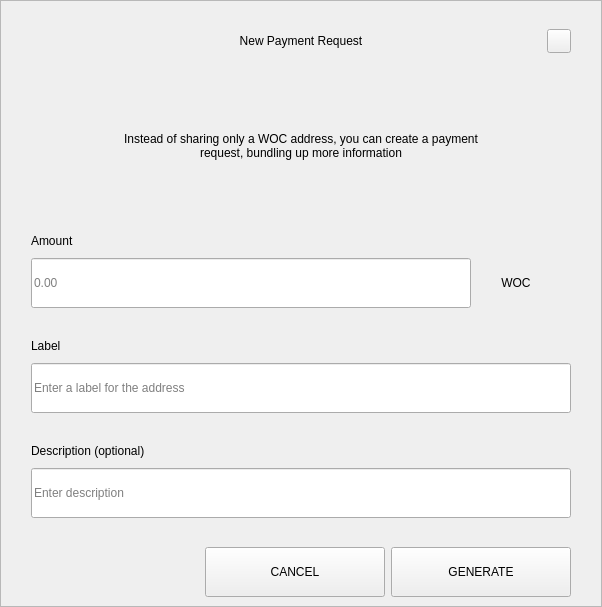
<?xml version="1.0" encoding="UTF-8"?>
<ui version="4.0">
 <class>RequestDialog</class>
 <widget class="QDialog" name="RequestDialog">
  <property name="geometry">
   <rect>
    <x>0</x>
    <y>0</y>
    <width>602</width>
    <height>607</height>
   </rect>
  </property>
  <property name="windowTitle">
   <string>Dialog</string>
  </property>
  <layout class="QVBoxLayout" name="verticalLayout_5">
   <property name="spacing">
    <number>0</number>
   </property>
   <property name="leftMargin">
    <number>0</number>
   </property>
   <property name="topMargin">
    <number>0</number>
   </property>
   <property name="rightMargin">
    <number>0</number>
   </property>
   <property name="bottomMargin">
    <number>0</number>
   </property>
   <item>
    <widget class="QFrame" name="frame">
     <property name="styleSheet">
      <string notr="true"/>
     </property>
     <property name="frameShape">
      <enum>QFrame::StyledPanel</enum>
     </property>
     <property name="frameShadow">
      <enum>QFrame::Raised</enum>
     </property>
     <layout class="QVBoxLayout" name="verticalLayout_4" stretch="1,0,0">
      <property name="spacing">
       <number>0</number>
      </property>
      <property name="leftMargin">
       <number>30</number>
      </property>
      <property name="topMargin">
       <number>20</number>
      </property>
      <property name="rightMargin">
       <number>30</number>
      </property>
      <property name="bottomMargin">
       <number>0</number>
      </property>
      <item>
       <layout class="QHBoxLayout" name="horizontalLayout_3">
        <property name="spacing">
         <number>0</number>
        </property>
        <item>
         <spacer name="horizontalSpacer_21">
          <property name="orientation">
           <enum>Qt::Horizontal</enum>
          </property>
          <property name="sizeHint" stdset="0">
           <size>
            <width>40</width>
            <height>20</height>
           </size>
          </property>
         </spacer>
        </item>
        <item>
         <widget class="QLabel" name="labelTitle">
          <property name="minimumSize">
           <size>
            <width>0</width>
            <height>40</height>
           </size>
          </property>
          <property name="maximumSize">
           <size>
            <width>16777215</width>
            <height>40</height>
           </size>
          </property>
          <property name="styleSheet">
           <string notr="true">padding-left:24px;</string>
          </property>
          <property name="text">
           <string>New Payment Request</string>
          </property>
          <property name="alignment">
           <set>Qt::AlignCenter</set>
          </property>
          <property name="margin">
           <number>7</number>
          </property>
         </widget>
        </item>
        <item>
         <spacer name="horizontalSpacer">
          <property name="orientation">
           <enum>Qt::Horizontal</enum>
          </property>
          <property name="sizeHint" stdset="0">
           <size>
            <width>40</width>
            <height>20</height>
           </size>
          </property>
         </spacer>
        </item>
        <item>
         <widget class="QPushButton" name="btnEsc">
          <property name="minimumSize">
           <size>
            <width>24</width>
            <height>24</height>
           </size>
          </property>
          <property name="maximumSize">
           <size>
            <width>24</width>
            <height>24</height>
           </size>
          </property>
          <property name="focusPolicy">
           <enum>Qt::NoFocus</enum>
          </property>
          <property name="text">
           <string/>
          </property>
         </widget>
        </item>
       </layout>
      </item>
      <item>
       <widget class="QStackedWidget" name="stack">
        <property name="minimumSize">
         <size>
          <width>540</width>
          <height>0</height>
         </size>
        </property>
        <property name="maximumSize">
         <size>
          <width>540</width>
          <height>16777215</height>
         </size>
        </property>
        <property name="currentIndex">
         <number>0</number>
        </property>
        <widget class="QWidget" name="page_1">
         <property name="minimumSize">
          <size>
           <width>540</width>
           <height>0</height>
          </size>
         </property>
         <property name="maximumSize">
          <size>
           <width>540</width>
           <height>16777215</height>
          </size>
         </property>
         <layout class="QVBoxLayout" name="layout1">
          <property name="spacing">
           <number>0</number>
          </property>
          <property name="leftMargin">
           <number>0</number>
          </property>
          <property name="topMargin">
           <number>0</number>
          </property>
          <property name="rightMargin">
           <number>0</number>
          </property>
          <property name="bottomMargin">
           <number>0</number>
          </property>
          <item>
           <spacer name="verticalSpacer_21">
            <property name="orientation">
             <enum>Qt::Vertical</enum>
            </property>
            <property name="sizeType">
             <enum>QSizePolicy::Fixed</enum>
            </property>
            <property name="sizeHint" stdset="0">
             <size>
              <width>20</width>
              <height>30</height>
             </size>
            </property>
           </spacer>
          </item>
          <item alignment="Qt::AlignHCenter">
           <widget class="QLabel" name="labelMessage">
            <property name="minimumSize">
             <size>
              <width>400</width>
              <height>50</height>
             </size>
            </property>
            <property name="text">
             <string>Instead of sharing only a WOC address, you can create a payment request, bundling up more information</string>
            </property>
            <property name="alignment">
             <set>Qt::AlignCenter</set>
            </property>
            <property name="wordWrap">
             <bool>true</bool>
            </property>
           </widget>
          </item>
          <item alignment="Qt::AlignBottom">
           <widget class="QWidget" name="containerAmount" native="true">
            <layout class="QVBoxLayout" name="verticalLayout">
             <property name="spacing">
              <number>9</number>
             </property>
             <property name="leftMargin">
              <number>0</number>
             </property>
             <property name="topMargin">
              <number>0</number>
             </property>
             <property name="rightMargin">
              <number>0</number>
             </property>
             <property name="bottomMargin">
              <number>0</number>
             </property>
             <item>
              <widget class="QLabel" name="labelSubtitleAmount">
               <property name="minimumSize">
                <size>
                 <width>350</width>
                 <height>16</height>
                </size>
               </property>
               <property name="maximumSize">
                <size>
                 <width>16777215</width>
                 <height>16</height>
                </size>
               </property>
               <property name="text">
                <string>Amount</string>
               </property>
              </widget>
             </item>
             <item alignment="Qt::AlignTop">
              <widget class="QWidget" name="layoutAmount" native="true">
               <layout class="QHBoxLayout" name="horizontalLayout" stretch="2,0">
                <property name="spacing">
                 <number>0</number>
                </property>
                <property name="leftMargin">
                 <number>0</number>
                </property>
                <property name="topMargin">
                 <number>0</number>
                </property>
                <property name="rightMargin">
                 <number>0</number>
                </property>
                <property name="bottomMargin">
                 <number>0</number>
                </property>
                <item>
                 <widget class="QLineEdit" name="lineEditAmount">
                  <property name="minimumSize">
                   <size>
                    <width>0</width>
                    <height>50</height>
                   </size>
                  </property>
                  <property name="maximumSize">
                   <size>
                    <width>16777215</width>
                    <height>50</height>
                   </size>
                  </property>
                  <property name="placeholderText">
                   <string notr="true">0.00</string>
                  </property>
                 </widget>
                </item>
                <item>
                 <widget class="QWidget" name="comboContainer" native="true">
                  <property name="minimumSize">
                   <size>
                    <width>100</width>
                    <height>50</height>
                   </size>
                  </property>
                  <property name="maximumSize">
                   <size>
                    <width>16777215</width>
                    <height>50</height>
                   </size>
                  </property>
                  <layout class="QHBoxLayout" name="horizontalLayout_31">
                   <property name="spacing">
                    <number>0</number>
                   </property>
                   <property name="leftMargin">
                    <number>0</number>
                   </property>
                   <property name="topMargin">
                    <number>0</number>
                   </property>
                   <property name="rightMargin">
                    <number>10</number>
                   </property>
                   <property name="bottomMargin">
                    <number>0</number>
                   </property>
                   <item>
                    <widget class="QLabel" name="comboBoxCoin">
                     <property name="text">
                      <string>WOC</string>
                     </property>
                     <property name="alignment">
                      <set>Qt::AlignCenter</set>
                     </property>
                    </widget>
                   </item>
                  </layout>
                 </widget>
                </item>
               </layout>
              </widget>
             </item>
            </layout>
           </widget>
          </item>
          <item>
           <spacer name="verticalSpacer_31">
            <property name="orientation">
             <enum>Qt::Vertical</enum>
            </property>
            <property name="sizeType">
             <enum>QSizePolicy::Fixed</enum>
            </property>
            <property name="sizeHint" stdset="0">
             <size>
              <width>20</width>
              <height>30</height>
             </size>
            </property>
           </spacer>
          </item>
          <item>
           <layout class="QVBoxLayout" name="verticalLayoutLabel">
            <property name="spacing">
             <number>9</number>
            </property>
            <item>
             <widget class="QLabel" name="labelSubtitleLabel">
              <property name="minimumSize">
               <size>
                <width>0</width>
                <height>16</height>
               </size>
              </property>
              <property name="maximumSize">
               <size>
                <width>16777215</width>
                <height>16</height>
               </size>
              </property>
              <property name="text">
               <string>Label</string>
              </property>
             </widget>
            </item>
            <item>
             <widget class="QLineEdit" name="lineEditLabel">
              <property name="minimumSize">
               <size>
                <width>0</width>
                <height>50</height>
               </size>
              </property>
              <property name="maximumSize">
               <size>
                <width>16777215</width>
                <height>50</height>
               </size>
              </property>
              <property name="placeholderText">
               <string>Enter a label for the address</string>
              </property>
             </widget>
            </item>
           </layout>
          </item>
          <item>
           <spacer name="verticalSpacer_34">
            <property name="orientation">
             <enum>Qt::Vertical</enum>
            </property>
            <property name="sizeType">
             <enum>QSizePolicy::Fixed</enum>
            </property>
            <property name="sizeHint" stdset="0">
             <size>
              <width>20</width>
              <height>30</height>
             </size>
            </property>
           </spacer>
          </item>
          <item>
           <layout class="QVBoxLayout" name="verticalLayoutDescription">
            <property name="spacing">
             <number>9</number>
            </property>
            <item>
             <widget class="QLabel" name="labelSubtitleDescription">
              <property name="minimumSize">
               <size>
                <width>0</width>
                <height>16</height>
               </size>
              </property>
              <property name="maximumSize">
               <size>
                <width>16777215</width>
                <height>16</height>
               </size>
              </property>
              <property name="text">
               <string>Description (optional)</string>
              </property>
             </widget>
            </item>
            <item>
             <widget class="QLineEdit" name="lineEditDescription">
              <property name="minimumSize">
               <size>
                <width>0</width>
                <height>50</height>
               </size>
              </property>
              <property name="maximumSize">
               <size>
                <width>16777215</width>
                <height>50</height>
               </size>
              </property>
              <property name="placeholderText">
               <string>Enter description</string>
              </property>
             </widget>
            </item>
            <item>
             <spacer name="verticalSpacer_4">
              <property name="orientation">
               <enum>Qt::Vertical</enum>
              </property>
              <property name="sizeType">
               <enum>QSizePolicy::Fixed</enum>
              </property>
              <property name="sizeHint" stdset="0">
               <size>
                <width>20</width>
                <height>20</height>
               </size>
              </property>
             </spacer>
            </item>
           </layout>
          </item>
         </layout>
        </widget>
        <widget class="QWidget" name="page_2">
         <layout class="QVBoxLayout" name="layout2">
          <item>
           <spacer name="verticalSpacer_5">
            <property name="orientation">
             <enum>Qt::Vertical</enum>
            </property>
            <property name="sizeType">
             <enum>QSizePolicy::Fixed</enum>
            </property>
            <property name="sizeHint" stdset="0">
             <size>
              <width>20</width>
              <height>50</height>
             </size>
            </property>
           </spacer>
          </item>
          <item alignment="Qt::AlignHCenter">
           <widget class="QLabel" name="labelQrImg">
            <property name="minimumSize">
             <size>
              <width>260</width>
              <height>260</height>
             </size>
            </property>
            <property name="maximumSize">
             <size>
              <width>260</width>
              <height>260</height>
             </size>
            </property>
            <property name="text">
             <string/>
            </property>
            <property name="alignment">
             <set>Qt::AlignCenter</set>
            </property>
           </widget>
          </item>
          <item>
           <spacer name="verticalSpacer_2">
            <property name="orientation">
             <enum>Qt::Vertical</enum>
            </property>
            <property name="sizeType">
             <enum>QSizePolicy::Fixed</enum>
            </property>
            <property name="sizeHint" stdset="0">
             <size>
              <width>20</width>
              <height>30</height>
             </size>
            </property>
           </spacer>
          </item>
          <item alignment="Qt::AlignHCenter">
           <widget class="QLabel" name="labelAddress">
            <property name="text">
             <string>D7VFR83SQbiezrW72hjcWJtcfip5krte2Z </string>
            </property>
           </widget>
          </item>
          <item>
           <spacer name="verticalSpacer_32">
            <property name="orientation">
             <enum>Qt::Vertical</enum>
            </property>
            <property name="sizeType">
             <enum>QSizePolicy::Expanding</enum>
            </property>
            <property name="sizeHint" stdset="0">
             <size>
              <width>20</width>
              <height>20</height>
             </size>
            </property>
           </spacer>
          </item>
          <item>
           <layout class="QHBoxLayout" name="horizontal">
            <property name="leftMargin">
             <number>20</number>
            </property>
            <property name="rightMargin">
             <number>20</number>
            </property>
            <property name="bottomMargin">
             <number>20</number>
            </property>
            <item>
             <spacer name="horizontalSpacer_4">
              <property name="orientation">
               <enum>Qt::Horizontal</enum>
              </property>
              <property name="sizeHint" stdset="0">
               <size>
                <width>40</width>
                <height>20</height>
               </size>
              </property>
             </spacer>
            </item>
            <item>
             <widget class="QPushButton" name="btnCopyAddress">
              <property name="minimumSize">
               <size>
                <width>180</width>
                <height>50</height>
               </size>
              </property>
              <property name="text">
               <string>COPY ADDRESS</string>
              </property>
             </widget>
            </item>
            <item>
             <widget class="QPushButton" name="btnCopyUrl">
              <property name="minimumSize">
               <size>
                <width>180</width>
                <height>50</height>
               </size>
              </property>
              <property name="text">
               <string>COPY URL</string>
              </property>
             </widget>
            </item>
            <item>
             <spacer name="horizontalSpacer_2">
              <property name="orientation">
               <enum>Qt::Horizontal</enum>
              </property>
              <property name="sizeHint" stdset="0">
               <size>
                <width>40</width>
                <height>20</height>
               </size>
              </property>
             </spacer>
            </item>
           </layout>
          </item>
         </layout>
        </widget>
       </widget>
      </item>
      <item>
       <widget class="QWidget" name="buttonsStack" native="true">
        <layout class="QHBoxLayout" name="horizontalLayout_5">
         <property name="leftMargin">
          <number>20</number>
         </property>
         <property name="rightMargin">
          <number>0</number>
         </property>
         <item>
          <spacer name="horizontalSpacer_41">
           <property name="orientation">
            <enum>Qt::Horizontal</enum>
           </property>
           <property name="sizeHint" stdset="0">
            <size>
             <width>40</width>
             <height>20</height>
            </size>
           </property>
          </spacer>
         </item>
         <item>
          <widget class="QPushButton" name="btnCancel">
           <property name="minimumSize">
            <size>
             <width>180</width>
             <height>50</height>
            </size>
           </property>
           <property name="focusPolicy">
            <enum>Qt::NoFocus</enum>
           </property>
           <property name="text">
            <string>CANCEL</string>
           </property>
          </widget>
         </item>
         <item>
          <widget class="QPushButton" name="btnSave">
           <property name="minimumSize">
            <size>
             <width>180</width>
             <height>50</height>
            </size>
           </property>
           <property name="focusPolicy">
            <enum>Qt::NoFocus</enum>
           </property>
           <property name="text">
            <string>GENERATE</string>
           </property>
          </widget>
         </item>
        </layout>
       </widget>
      </item>
     </layout>
    </widget>
   </item>
  </layout>
 </widget>
 <resources/>
 <connections/>
</ui>
